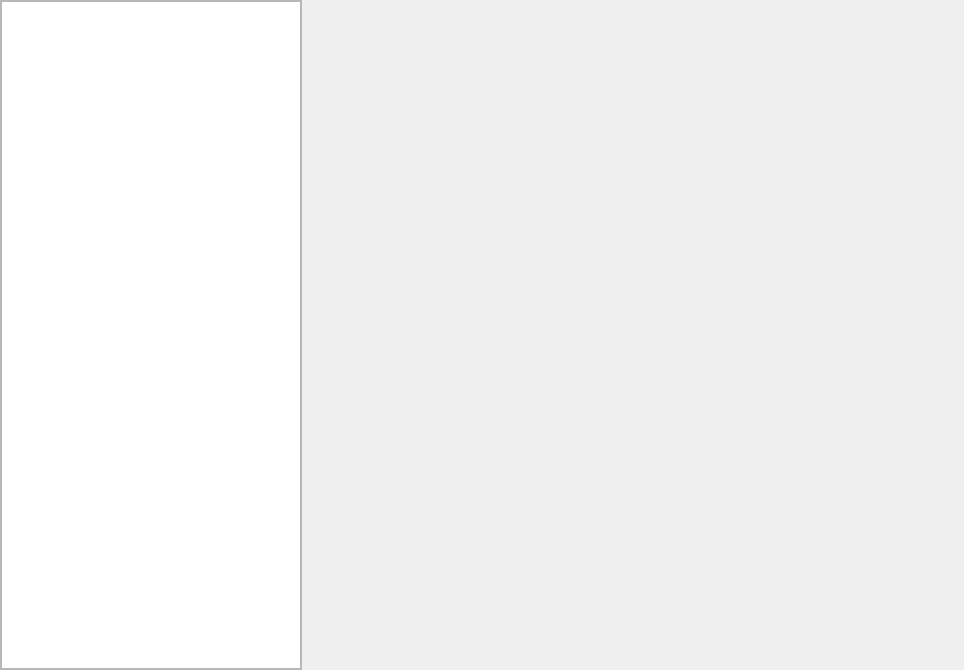
<?xml version="1.0" encoding="UTF-8"?>
<ui version="4.0">
 <class>Form</class>
 <widget class="QWidget" name="Form">
  <property name="geometry">
   <rect>
    <x>0</x>
    <y>0</y>
    <width>964</width>
    <height>670</height>
   </rect>
  </property>
  <property name="windowTitle">
   <string>Form</string>
  </property>
  <property name="styleSheet">
   <string notr="true"/>
  </property>
  <layout class="QGridLayout" name="gridLayout">
   <property name="leftMargin">
    <number>0</number>
   </property>
   <property name="topMargin">
    <number>0</number>
   </property>
   <property name="rightMargin">
    <number>0</number>
   </property>
   <property name="bottomMargin">
    <number>0</number>
   </property>
   <item row="0" column="0" rowspan="2">
    <widget class="QFrame" name="directoryFrame">
     <property name="sizePolicy">
      <sizepolicy hsizetype="Maximum" vsizetype="Preferred">
       <horstretch>0</horstretch>
       <verstretch>0</verstretch>
      </sizepolicy>
     </property>
     <property name="minimumSize">
      <size>
       <width>0</width>
       <height>0</height>
      </size>
     </property>
     <property name="frameShape">
      <enum>QFrame::StyledPanel</enum>
     </property>
     <property name="frameShadow">
      <enum>QFrame::Raised</enum>
     </property>
     <layout class="QVBoxLayout" name="verticalLayout">
      <property name="spacing">
       <number>0</number>
      </property>
      <property name="leftMargin">
       <number>0</number>
      </property>
      <property name="topMargin">
       <number>0</number>
      </property>
      <property name="rightMargin">
       <number>0</number>
      </property>
      <property name="bottomMargin">
       <number>0</number>
      </property>
      <item>
       <widget class="QTreeWidget" name="directoryBrowser">
        <property name="minimumSize">
         <size>
          <width>300</width>
          <height>0</height>
         </size>
        </property>
        <property name="font">
         <font>
          <pointsize>13</pointsize>
         </font>
        </property>
        <attribute name="headerVisible">
         <bool>false</bool>
        </attribute>
        <attribute name="headerHighlightSections">
         <bool>true</bool>
        </attribute>
        <column>
         <property name="text">
          <string>&gt;</string>
         </property>
        </column>
       </widget>
      </item>
     </layout>
    </widget>
   </item>
   <item row="0" column="1" rowspan="2">
    <widget class="QFrame" name="frame_3">
     <property name="frameShape">
      <enum>QFrame::NoFrame</enum>
     </property>
     <property name="frameShadow">
      <enum>QFrame::Raised</enum>
     </property>
     <layout class="QHBoxLayout" name="webLayout">
      <property name="spacing">
       <number>2</number>
      </property>
      <property name="leftMargin">
       <number>0</number>
      </property>
      <property name="topMargin">
       <number>0</number>
      </property>
      <property name="rightMargin">
       <number>0</number>
      </property>
      <property name="bottomMargin">
       <number>0</number>
      </property>
     </layout>
    </widget>
   </item>
  </layout>
 </widget>
 <resources>
  <include location="../../../kuttypy-gui/utilities/templates/resplus.qrc"/>
 </resources>
 <connections>
  <connection>
   <sender>directoryBrowser</sender>
   <signal>itemDoubleClicked(QTreeWidgetItem*,int)</signal>
   <receiver>Form</receiver>
   <slot>loadExample(QTreeWidgetItem*,int)</slot>
   <hints>
    <hint type="sourcelabel">
     <x>38</x>
     <y>277</y>
    </hint>
    <hint type="destinationlabel">
     <x>-16</x>
     <y>277</y>
    </hint>
   </hints>
  </connection>
  <connection>
   <sender>directoryBrowser</sender>
   <signal>itemClicked(QTreeWidgetItem*,int)</signal>
   <receiver>Form</receiver>
   <slot>loadHelp(QTreeWidgetItem*,int)</slot>
   <hints>
    <hint type="sourcelabel">
     <x>154</x>
     <y>486</y>
    </hint>
    <hint type="destinationlabel">
     <x>148</x>
     <y>702</y>
    </hint>
   </hints>
  </connection>
 </connections>
 <slots>
  <slot>show_fft()</slot>
  <slot>save_data()</slot>
  <slot>select_wave(int)</slot>
  <slot>select_wgain(int)</slot>
  <slot>awg_slider(int)</slot>
  <slot>awg_text()</slot>
  <slot>sq1_dc()</slot>
  <slot>sq1_slider(int)</slot>
  <slot>sq1_text()</slot>
  <slot>pv1_slider(int)</slot>
  <slot>pv2_slider(int)</slot>
  <slot>pv1_text()</slot>
  <slot>pv2_text()</slot>
  <slot>select_range_A1(int)</slot>
  <slot>select_range_A2(int)</slot>
  <slot>select_range_A3(int)</slot>
  <slot>select_range_MIC(int)</slot>
  <slot>set_timebase(int)</slot>
  <slot>select_trig_source(int)</slot>
  <slot>set_trigger(int)</slot>
  <slot>show_voltmeter()</slot>
  <slot>pcs_slider(int)</slot>
  <slot>setFont(QString)</slot>
  <slot>fontPlus()</slot>
  <slot>fontMinus()</slot>
  <slot>loadExample(QTreeWidgetItem*,int)</slot>
  <slot>showDirectory()</slot>
  <slot>loadHelp(QTreeWidgetItem*,int)</slot>
 </slots>
</ui>
